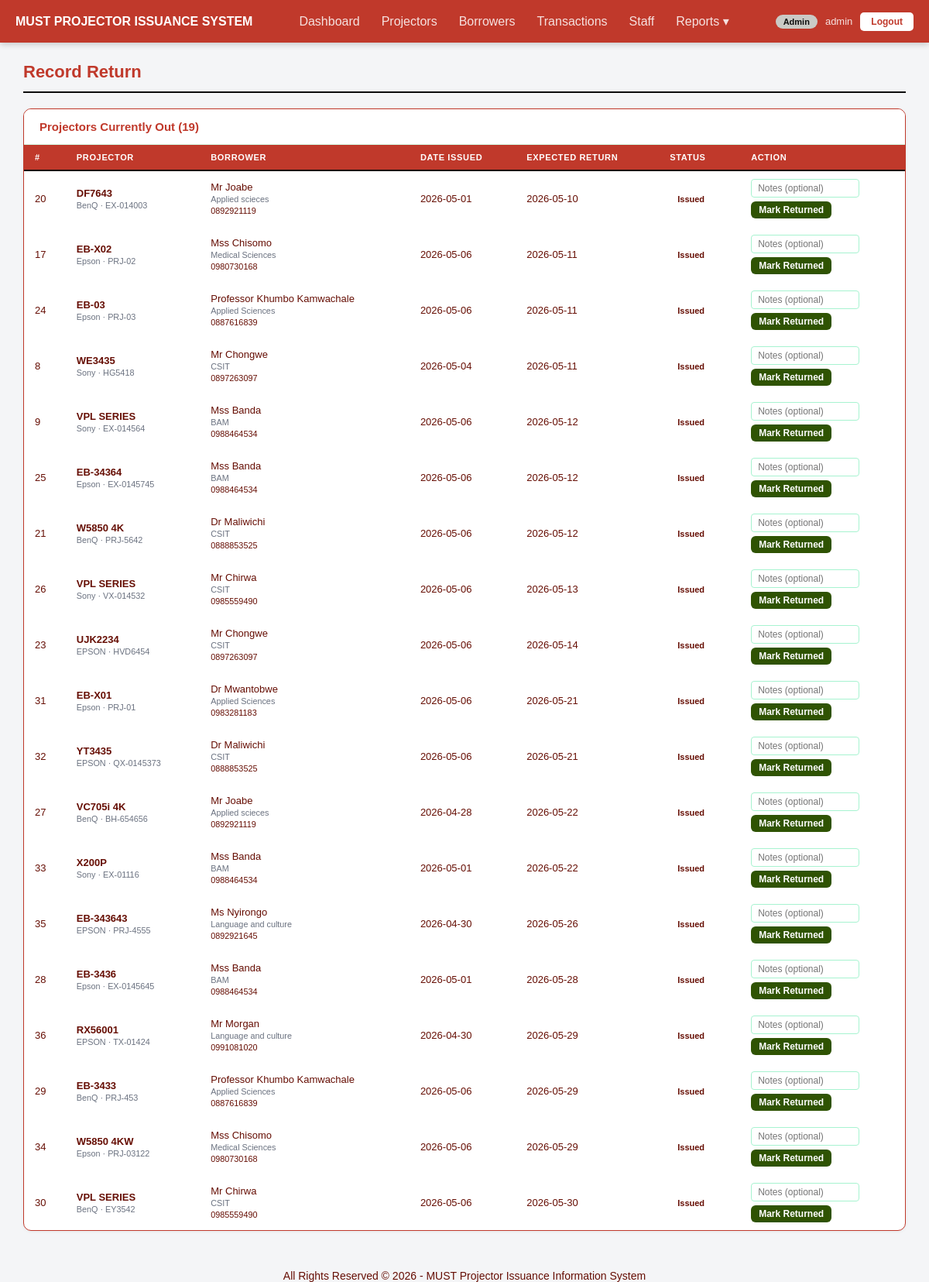
The app's page /teller/return.php (signed in) with its own data.
### tables this page shows
CREATE TABLE `tbl_transactions` (
  `id` int(11) NOT NULL,
  `projector_id` int(11) NOT NULL,
  `borrower_id` int(11) NOT NULL,
  `issued_by` int(11) NOT NULL,
  `purpose` text DEFAULT NULL,
  `date_issued` date NOT NULL,
  `expected_return` date NOT NULL,
  `date_returned` date DEFAULT NULL,
  `status` varchar(20) DEFAULT 'issued',
  `notes` text DEFAULT NULL,
  `created_at` timestamp NOT NULL DEFAULT current_timestamp()
);

CREATE TABLE `tbl_projectors` (
  `id` int(11) NOT NULL,
  `serial_number` varchar(100) NOT NULL,
  `brand` varchar(100) NOT NULL,
  `model` varchar(150) NOT NULL,
  `status` varchar(20) NOT NULL DEFAULT 'available',
  `condition_note` varchar(200) DEFAULT 'Good',
  `added_at` timestamp NOT NULL DEFAULT current_timestamp()
);

CREATE TABLE `tbl_borrowers` (
  `id` int(11) NOT NULL,
  `full_name` varchar(200) NOT NULL,
  `department` varchar(150) DEFAULT NULL,
  `contact` varchar(100) DEFAULT NULL,
  `email` varchar(150) DEFAULT NULL
);

### teller/return.php (the view, shortened to what this page needs)
<?php
require_once '../db.php';
$activeTransactions = mysqli_query($conn,
    "SELECT t.id, t.date_issued, t.expected_return, t.status, t.purpose,
            p.model AS projector_model, p.serial_number, p.brand,
            b.full_name AS borrower_name, b.department, b.contact
     FROM tbl_transactions t
     JOIN tbl_projectors p ON t.projector_id = p.id
     JOIN tbl_borrowers  b ON t.borrower_id  = b.id
     WHERE t.status IN ('issued', 'overdue')
     ORDER BY t.expected_return ASC");
require_once '../includes/header.php';
?>
<?php if (mysqli_num_rows($activeTransactions) == 0): ?>
    <div class="alert alert-info">All projectors have been returned. Nothing is out right now.</div>
<?php else: ?>
<div class="card">
    <div class="card-header">
        <h3>Projectors Currently Out (<?php echo mysqli_num_rows($activeTransactions); ?>)</h3>
    </div>
    <table>
        <thead>
            <tr><th>#</th><th>Projector</th><th>Borrower</th><th>Date Issued</th><th>Expected Return</th><th>Status</th><th>Action</th></tr>
        </thead>
        <tbody>
        <?php while ($t = mysqli_fetch_assoc($activeTransactions)): ?>
            <?php
            $isOverdue = ($t['status'] == 'overdue');
            ?>
            <tr <?php if ($isOverdue) echo 'style="background:#fff5f5"'; ?>>
                <td><?php echo $t['id']; ?></td>
                <td>
                    <strong><?php echo $t['projector_model']; ?></strong><br>
                    <small class="text-grey"><?php echo $t['brand']; ?> · <?php echo $t['serial_number']; ?></small>
                </td>
                <td>
                    <?php echo $t['borrower_name']; ?><br>
                    <small class="text-grey"><?php echo $t['department']; ?></small><br>
                    <small><?php echo $t['contact']; ?></small>
                </td>
                <td><?php echo $t['date_issued']; ?></td>
                <td>
                    <?php echo $t['expected_return']; ?>
                </td>
                <td><span class="badge badge-<?php echo $t['status']; ?>"><?php echo $t['status']; ?></span></td>
                <td>
                    <form method="POST" action="return.php">
                        <input type="text" name="notes" placeholder="Notes (optional)"
                               style="width:140px; padding:4px 8px; font-size:12px; margin-bottom:5px;
                                      border:1px solid #a7f3d0; border-radius:4px;"><br>
                        <button type="submit" class="btn btn-green btn-small"
                                onclick="return confirm('Mark this projector as returned?')">
                            Mark Returned
                        </button>
                    </form>
                </td>
            </tr>
        <?php endwhile; ?>
        </tbody>
    </table>
</div>
<?php endif; ?>
<?php require_once '../includes/footer.php'; ?>

### assets/css/style.css (style rules this page uses)
* { margin: 0; padding: 0; box-sizing: border-box; }
body { font-family: 'Poppins', sans-serif; font-size: 14px; background-color: #f4f5f7; color: #660e04; }
.card { background: white; border-radius: 10px; border: 1px solid #c0392b; box-shadow: 0 1px 4px rgba(0,0,0,0.06); margin-bottom: 25px; overflow: hidden; }
.card-header { background-color: white; padding: 14px 20px; border-bottom: 1px solid #d1fae5; display: flex; justify-content: space-between; align-items: center; }
.card-header h3 { font-size: 15px; font-weight: 700; color: #c0392b; }
table { width: 100%; border-collapse: collapse; font-size: 13px; }
table thead th { background-color: #c0392b; padding: 10px 14px; text-align: left; font-size: 11px; font-weight: 700; color: white; text-transform: uppercase; letter-spacing: 0.06em; border-bottom: 2px solid #0d0e0d; }
table tbody td { padding: 10px 14px; border-bottom: 1px solid white; vertical-align: middle; }
table tbody tr:last-child td { border-bottom: none; }
.badge { display: inline-block; padding: 3px 10px; border-radius: 20px; font-size: 11px; font-weight: 700; text-transform: capitalize; }
.btn { display: inline-block; padding: 8px 18px; border-radius: 6px; font-size: 13px; font-weight: 600; border: none; cursor: pointer; font-family: inherit; transition: opacity 0.2s; text-align: center; }
.btn-green { background: #2f5303; color: white; }
.btn-small { padding: 4px 10px; font-size: 12px; }
.text-grey { color: #6b7280; }

### records on screen
tbl_transactions: id "20", projector.model "DF7643", projector.brand "BenQ", projector.serial_number "EX-014003", borrower.full_name "Mr Joabe", borrower.department "Applied scieces", borrower.contact "0892921119", date_issued "2026-05-01", expected_return "2026-05-10", status "Issued"
tbl_transactions: id "17", projector.model "EB-X02", projector.brand "Epson", projector.serial_number "PRJ-02", borrower.full_name "Mss Chisomo", borrower.department "Medical Sciences", borrower.contact "0980730168", date_issued "2026-05-06", expected_return "2026-05-11", status "Issued"
tbl_transactions: id "24", projector.model "EB-03", projector.brand "Epson", projector.serial_number "PRJ-03", borrower.full_name "Professor Khumbo Kamwachale", borrower.department "Applied Sciences", borrower.contact "0887616839", date_issued "2026-05-06", expected_return "2026-05-11", status "Issued"
tbl_transactions: id "8", projector.model "WE3435", projector.brand "Sony", projector.serial_number "HG5418", borrower.full_name "Mr Chongwe", borrower.department "CSIT", borrower.contact "0897263097", date_issued "2026-05-04", expected_return "2026-05-11", status "Issued"
tbl_transactions: id "9", projector.model "VPL SERIES", projector.brand "Sony", projector.serial_number "EX-014564", borrower.full_name "Mss Banda", borrower.department "BAM", borrower.contact "0988464534", date_issued "2026-05-06", expected_return "2026-05-12", status "Issued"
tbl_transactions: id "25", projector.model "EB-34364", projector.brand "Epson", projector.serial_number "EX-0145745", borrower.full_name "Mss Banda", borrower.department "BAM", borrower.contact "0988464534", date_issued "2026-05-06", expected_return "2026-05-12", status "Issued"
tbl_transactions: id "21", projector.model "W5850 4K", projector.brand "BenQ", projector.serial_number "PRJ-5642", borrower.full_name "Dr Maliwichi", borrower.department "CSIT", borrower.contact "0888853525", date_issued "2026-05-06", expected_return "2026-05-12", status "Issued"
tbl_transactions: id "26", projector.model "VPL SERIES", projector.brand "Sony", projector.serial_number "VX-014532", borrower.full_name "Mr Chirwa", borrower.department "CSIT", borrower.contact "0985559490", date_issued "2026-05-06", expected_return "2026-05-13", status "Issued"
tbl_transactions: id "23", projector.model "UJK2234", projector.brand "EPSON", projector.serial_number "HVD6454", borrower.full_name "Mr Chongwe", borrower.department "CSIT", borrower.contact "0897263097", date_issued "2026-05-06", expected_return "2026-05-14", status "Issued"
tbl_transactions: id "31", projector.model "EB-X01", projector.brand "Epson", projector.serial_number "PRJ-01", borrower.full_name "Dr Mwantobwe", borrower.department "Applied Sciences", borrower.contact "0983281183", date_issued "2026-05-06", expected_return "2026-05-21", status "Issued"
tbl_transactions: id "32", projector.model "YT3435", projector.brand "EPSON", projector.serial_number "QX-0145373", borrower.full_name "Dr Maliwichi", borrower.department "CSIT", borrower.contact "0888853525", date_issued "2026-05-06", expected_return "2026-05-21", status "Issued"
tbl_transactions: id "27", projector.model "VC705i 4K", projector.brand "BenQ", projector.serial_number "BH-654656", borrower.full_name "Mr Joabe", borrower.department "Applied scieces", borrower.contact "0892921119", date_issued "2026-04-28", expected_return "2026-05-22", status "Issued"
tbl_transactions: id "33", projector.model "X200P", projector.brand "Sony", projector.serial_number "EX-01116", borrower.full_name "Mss Banda", borrower.department "BAM", borrower.contact "0988464534", date_issued "2026-05-01", expected_return "2026-05-22", status "Issued"
tbl_transactions: id "35", projector.model "EB-343643", projector.brand "EPSON", projector.serial_number "PRJ-4555", borrower.full_name "Ms Nyirongo", borrower.department "Language and culture", borrower.contact "0892921645", date_issued "2026-04-30", expected_return "2026-05-26", status "Issued"
tbl_transactions: id "28", projector.model "EB-3436", projector.brand "Epson", projector.serial_number "EX-0145645", borrower.full_name "Mss Banda", borrower.department "BAM", borrower.contact "0988464534", date_issued "2026-05-01", expected_return "2026-05-28", status "Issued"
tbl_transactions: id "36", projector.model "RX56001", projector.brand "EPSON", projector.serial_number "TX-01424", borrower.full_name "Mr Morgan", borrower.department "Language and culture", borrower.contact "0991081020", date_issued "2026-04-30", expected_return "2026-05-29", status "Issued"
tbl_transactions: id "29", projector.model "EB-3433", projector.brand "BenQ", projector.serial_number "PRJ-453", borrower.full_name "Professor Khumbo Kamwachale", borrower.department "Applied Sciences", borrower.contact "0887616839", date_issued "2026-05-06", expected_return "2026-05-29", status "Issued"
tbl_transactions: id "34", projector.model "W5850 4KW", projector.brand "Epson", projector.serial_number "PRJ-03122", borrower.full_name "Mss Chisomo", borrower.department "Medical Sciences", borrower.contact "0980730168", date_issued "2026-05-06", expected_return "2026-05-29", status "Issued"
tbl_transactions: id "30", projector.model "VPL SERIES", projector.brand "BenQ", projector.serial_number "EY3542", borrower.full_name "Mr Chirwa", borrower.department "CSIT", borrower.contact "0985559490", date_issued "2026-05-06", expected_return "2026-05-30", status "Issued"

### other values on screen
$displayName "admin"
$pageTitle "Record Return"
mysqli_num_rows($activeTransactions) "19"
